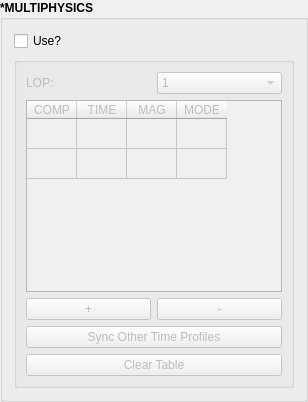
         <widget class="QGroupBox" name="kwmphys_gb">
          <property name="font">
           <font>
            <weight>75</weight>
            <bold>true</bold>
           </font>
          </property>
          <property name="title">
           <string>*MULTIPHYSICS</string>
          </property>
          <layout class="QVBoxLayout" name="verticalLayout_17">
           <item>
            <widget class="QCheckBox" name="mphys_cb">
             <property name="font">
              <font>
               <weight>50</weight>
               <bold>false</bold>
              </font>
             </property>
             <property name="text">
              <string>Use?</string>
             </property>
            </widget>
           </item>
           <item>
            <widget class="QGroupBox" name="mphys_gb">
             <property name="enabled">
              <bool>false</bool>
             </property>
             <property name="title">
              <string/>
             </property>
             <property name="flat">
              <bool>true</bool>
             </property>
             <layout class="QHBoxLayout" name="horizontalLayout_43">
              <item>
               <layout class="QVBoxLayout" name="verticalLayout_23">
                <item>
                 <layout class="QHBoxLayout" name="horizontalLayout_26">
                  <item>
                   <widget class="QLabel" name="mphys_lop_label">
                    <property name="font">
                     <font>
                      <weight>50</weight>
                      <bold>false</bold>
                     </font>
                    </property>
                    <property name="text">
                     <string>LOP:</string>
                    </property>
                   </widget>
                  </item>
                  <item>
                   <widget class="QComboBox" name="mphys_lop_cb">
                    <property name="font">
                     <font>
                      <weight>50</weight>
                      <bold>false</bold>
                     </font>
                    </property>
                    <property name="toolTip">
                     <string>Specify *MECH loading option</string>
                    </property>
                    <item>
                     <property name="text">
                      <string>1</string>
                     </property>
                    </item>
                    <item>
                     <property name="text">
                      <string>2</string>
                     </property>
                    </item>
                    <item>
                     <property name="text">
                      <string>3</string>
                     </property>
                    </item>
                    <item>
                     <property name="text">
                      <string>99</string>
                     </property>
                    </item>
                   </widget>
                  </item>
                 </layout>
                </item>
                <item>
                 <widget class="QTableWidget" name="mphys_table">
                  <property name="font">
                   <font>
                    <weight>50</weight>
                    <bold>false</bold>
                   </font>
                  </property>
                  <attribute name="horizontalHeaderDefaultSectionSize">
                   <number>50</number>
                  </attribute>
                  <attribute name="verticalHeaderVisible">
                   <bool>false</bool>
                  </attribute>
                  <attribute name="verticalHeaderDefaultSectionSize">
                   <number>30</number>
                  </attribute>
                  <row>
                   <property name="text">
                    <string>1</string>
                   </property>
                  </row>
                  <row>
                   <property name="text">
                    <string>2</string>
                   </property>
                  </row>
                  <column>
                   <property name="text">
                    <string>COMP</string>
                   </property>
                  </column>
                  <column>
                   <property name="text">
                    <string>TIME</string>
                   </property>
                  </column>
                  <column>
                   <property name="text">
                    <string>MAG</string>
                   </property>
                  </column>
                  <column>
                   <property name="text">
                    <string>MODE</string>
                   </property>
                  </column>
                 </widget>
                </item>
                <item>
                 <layout class="QHBoxLayout" name="horizontalLayout_45">
                  <item>
                   <widget class="QPushButton" name="mphysadd_pb">
                    <property name="font">
                     <font>
                      <weight>50</weight>
                      <bold>false</bold>
                     </font>
                    </property>
                    <property name="toolTip">
                     <string>Add new loading increment</string>
                    </property>
                    <property name="text">
                     <string>+</string>
                    </property>
                   </widget>
                  </item>
                  <item>
                   <widget class="QPushButton" name="mphysrm_pb">
                    <property name="font">
                     <font>
                      <weight>50</weight>
                      <bold>false</bold>
                     </font>
                    </property>
                    <property name="toolTip">
                     <string>Remove loading increment</string>
                    </property>
                    <property name="text">
                     <string>-</string>
                    </property>
                   </widget>
                  </item>
                 </layout>
                </item>
                <item>
                 <widget class="QPushButton" name="mphyssync_pb">
                  <property name="font">
                   <font>
                    <weight>50</weight>
                    <bold>false</bold>
                   </font>
                  </property>
                  <property name="toolTip">
                   <string>Sync times across other keywords</string>
                  </property>
                  <property name="text">
                   <string>Sync Other Time Profiles</string>
                  </property>
                 </widget>
                </item>
                <item>
                 <widget class="QPushButton" name="mphys_table_clear">
                  <property name="font">
                   <font>
                    <weight>50</weight>
                    <bold>false</bold>
                   </font>
                  </property>
                  <property name="text">
                   <string>Clear Table</string>
                  </property>
                 </widget>
                </item>
               </layout>
              </item>
             </layout>
            </widget>
           </item>
          </layout>
         </widget>
